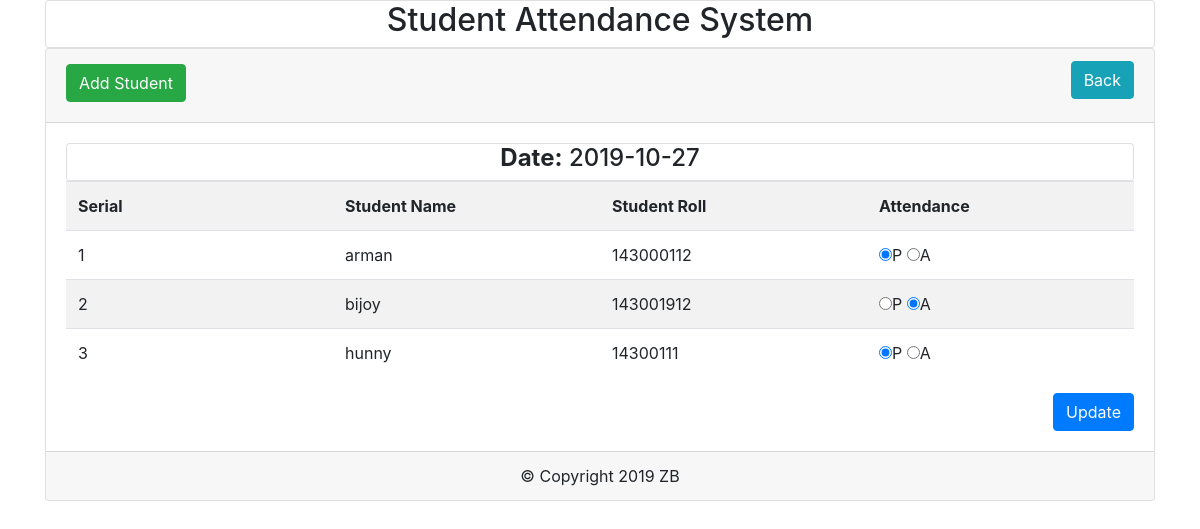
Page /student_view.php?dt=2019-10-27 on the earlier database version.
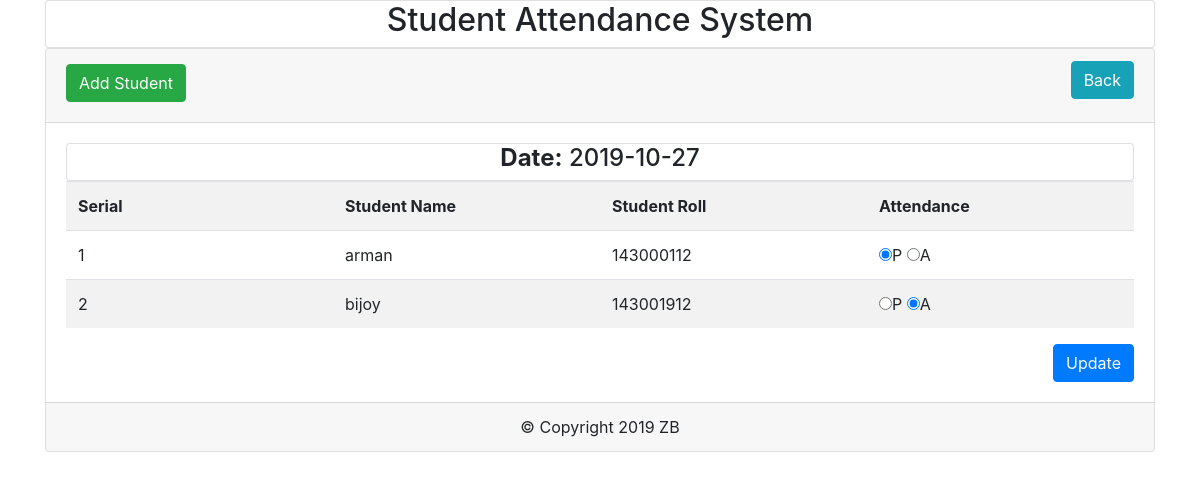
Same page on the later database version.
### tables this page shows
CREATE TABLE `tbl_student` (
  `id` int(11) NOT NULL,
  `name` varchar(60) NOT NULL,
  `roll` int(11) NOT NULL
);

CREATE TABLE `tbl_attendance` (
  `id` int(11) NOT NULL,
  `roll` int(11) NOT NULL,
  `attend` varchar(255) NOT NULL,
  `attend_time` date NOT NULL
);

### lib/database.php (called while the page is built, shortened)
<?php
class Database
{
    public $host   = DB_HOST;
    public $user   = DB_USER;
    public $pass   = DB_PASS;
    public $dbname = DB_NAME;
    public $link;
    private function connectDB()
    {
        $this->link = new mysqli(
            $this->host,
            $this->user,
            $this->pass,
            $this->dbname
        );
    }
    public function select($query)
    {
        $result = $this->link->query($query) or
            die($this->link->error . __LINE__);
        if ($result->num_rows > 0) {
            return $result;
        } else {
            return false;
        }
    }
}
?>

### lib/Student.php (called while the page is built, shortened)
<?php
    $filepath = realpath(dirname(__FILE__));
    require_once($filepath."/database.php");
 ?>
<?php
    class Student{
        private $db;
        public function __construct(){
            $this->db = new Database();
        }
        public function getAllData($dt){
            $query = "SELECT tbl_student.name, tbl_attendance.*
                     FROM tbl_student
                     INNER JOIN tbl_attendance
                     ON tbl_student.roll = tbl_attendance.roll
                     WHERE attend_time = '$dt'";
            $result = $this->db->select($query);
            return $result;
        }
    }
?>

### student_view.php (the view, shortened to what this page needs)
<?php
    require_once ("include/header.php");
    require_once ("lib/Student.php");
?>
<?php
    $stu = new Student();
    $dt = $_GET["dt"];
?>
        <div class="card card-default">
            <div class="card-header ">
                <h2>
                    <a class="btn btn-success " href="add.php">Add Student</a>
                    <a class="btn btn-info float-right " href="attendance_view.php">Back</a>
                </h2>
            </div>
            <div class="card-body">
                <div class="card text-center">
                    <h4>
                        <strong> Date:</strong> <?php echo $dt ?>
                    </h4>
                </div>
                <form action="" method="post">
                    <table class="table table-striped">
                       <tr>
                            <th width="25%">Serial</th>
                            <th width="25%">Student Name</th>
                            <th width="25%">Student Roll</th>
                            <th width="25%">Attendance</th>
                        </tr>
<?php
    $get_student = $stu->getAllData($dt);
    if ($get_student) {
        $i = 0;
        while ($value = $get_student->fetch_assoc()) {
            $i++;
?>
                        <tr>
                            <td><?php echo $i; ?></td>
                            <td><?php echo $value["name"]; ?></td>
                            <td><?php echo $value["roll"]; ?></td>
                            <td>
                                <input type="radio" name="attend[<?php echo $value["roll"]; ?>]" value="present" <?php if($value["attend"] == "present") {echo "checked";} ?>>P
                                <input type="radio" name="attend[<?php echo $value["roll"]; ?>]" value="absent" <?php if($value["attend"] == "absent") {echo "checked";} ?>>A
                            </td>
                        </tr>
<?php
        }
    }
?>
                    </table>
                    <input type="submit" class="btn btn-primary float-right" name="submit" value="Update">
                </form>
            </div>
<?php
    require_once ("include/footer.php");
 ?>

### include/header.php (shortened to what this page needs)
<!DOCTYPE html>
<html lang="en">
<head>
     <link  rel="stylesheet" href="include/bootstrap.min.css">
</head>
<body>
    <div class="container">
        <div  class="card text-center">
            <h2>Student Attendance System</h2>
        </div>

### include/footer.php
 <div class="card-footer text-center">
                <footer>
                   &copy; Copyright 2019 ZB
                </footer>
            </div>
            </div>
    </div>
</body>
</html>

Differences in the rows shown:
no longer on this page (row unchanged): tbl_student: name "hunny", tbl_attendance.roll "14300111"
removed tbl_attendance: attend "☑"
